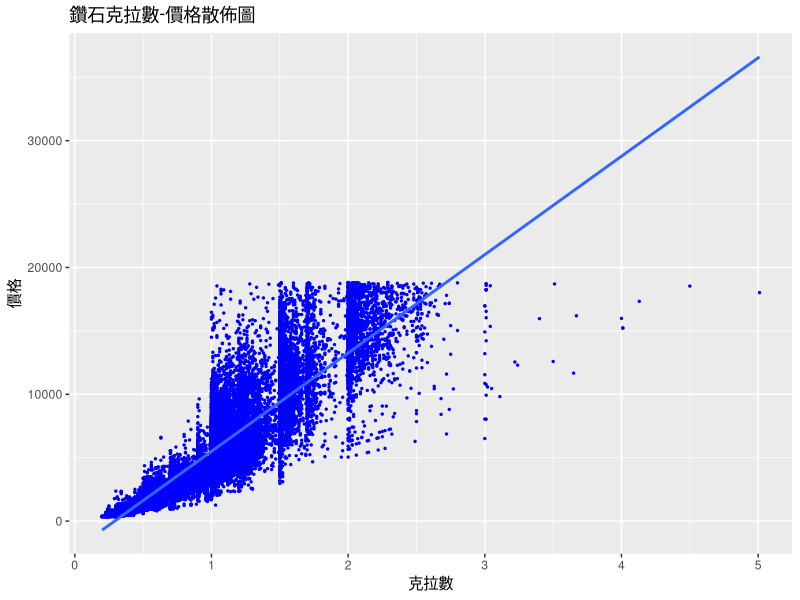
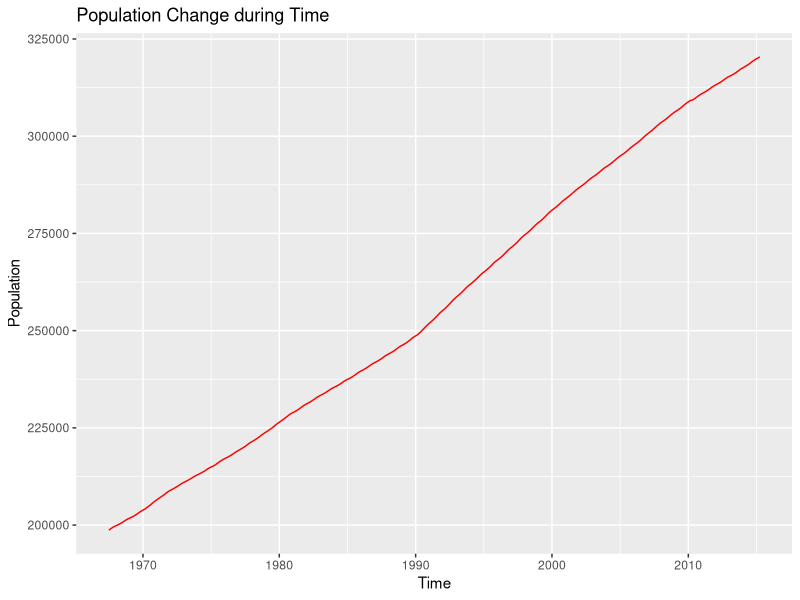
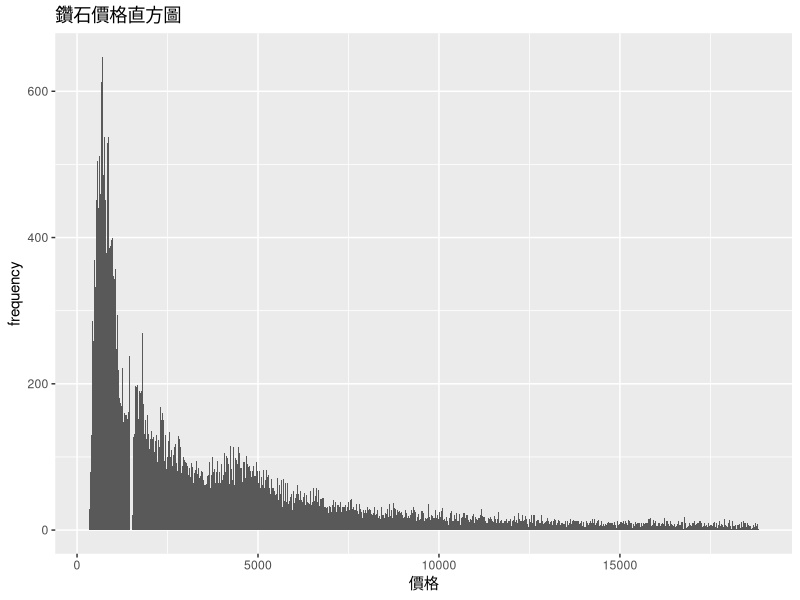
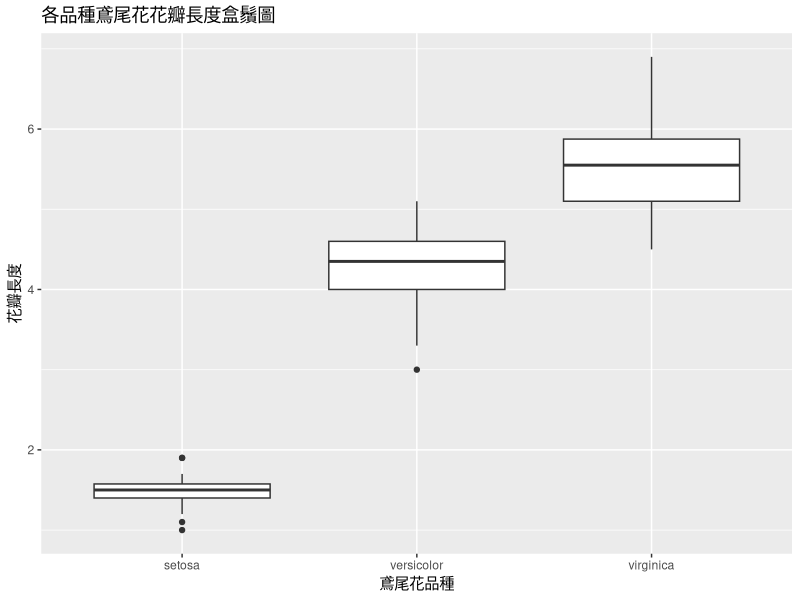
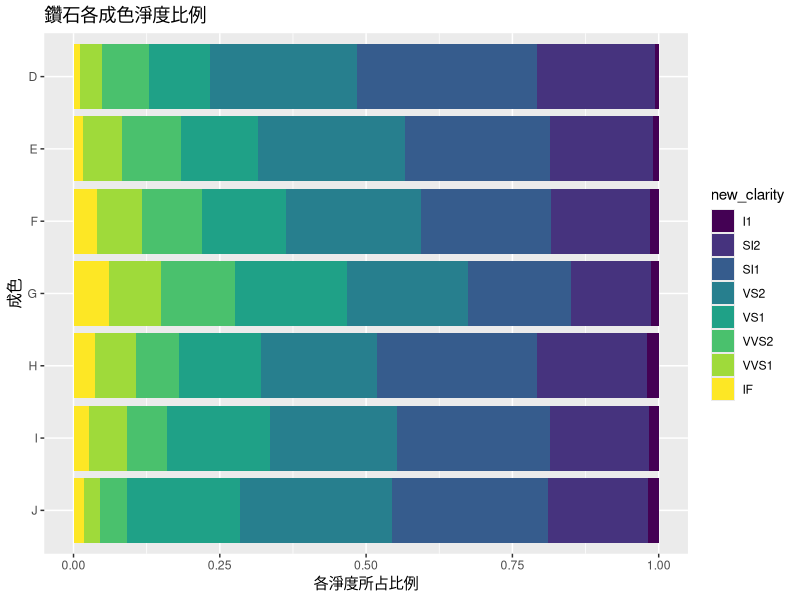

These figures' R source, in order:
## ---- chunk 1
library(ggplot2)
## ---- chunk 2
ggplot(diamonds, aes(x=carat, y=price))+
  geom_point(size=0.5, colour="blue")+
  ggtitle("鑽石克拉數-價格散佈圖")+
  xlab("克拉數")+ylab("價格")+
  geom_smooth(method="lm", se=FALSE)
## ---- chunk 3
ggplot(economics, aes(x=date, y=pop))+
  geom_line(colour="red")+
  ggtitle("Population Change during Time")+
  xlab("Time")+ylab("Population")
## ---- chunk 4
ggplot(diamonds, aes(x=price))+
  geom_histogram(bins=1000) +
  ggtitle("鑽石價格直方圖") +
  xlab("價格")+ylab("frequency")
## ---- chunk 5
ggplot(iris, aes(x=Species, y=Petal.Length))+
  geom_boxplot()+
  ggtitle("各品種鳶尾花花瓣長度盒鬚圖")+
  xlab("鳶尾花品種")+ylab("花瓣長度")
## ---- chunk 6
#將成色排序轉向
new_color <- factor(diamonds$color, order=TRUE,  
                    levels=c("J","I","H","G","F","E","D"))
#將淨度排序轉向
new_clarity <- factor(diamonds$clarity, order=TRUE, 
                      levels=c("I1", "SI2", "SI1", "VS2", "VS1", "VVS2", "VVS1", "IF"))
#將新的排序指派給資料框
diamonds$new_color <- new_color
diamonds$new_clarity <- new_clarity
#繪製長條圖，呈現各成色之淨度比例
ggplot(diamonds, aes(x=new_color))+
  geom_bar(aes(fill=new_clarity), position="fill")+coord_flip()+
  ggtitle("鑽石各成色淨度比例")+
  theme(legend.position="right")+
  xlab("成色")+ylab("各淨度所占比例")
